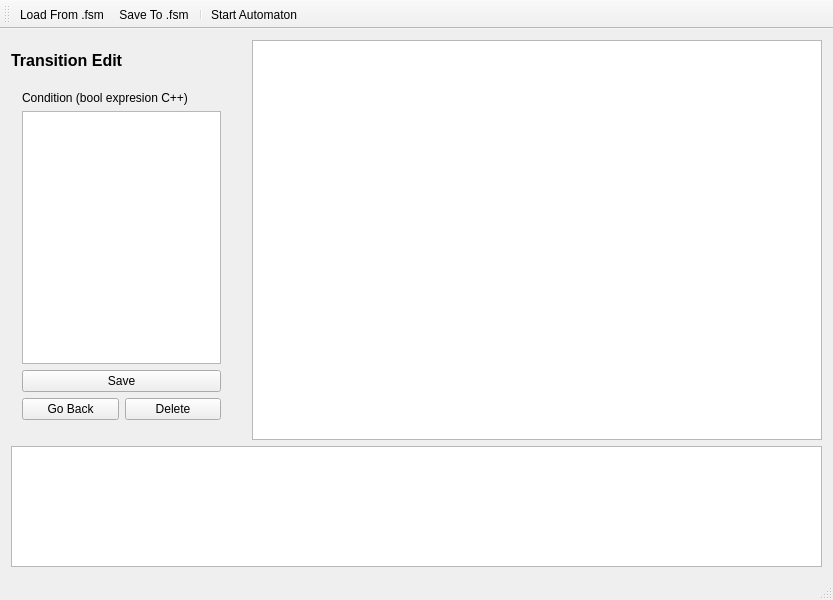
<?xml version="1.0" encoding="UTF-8"?>
<ui version="4.0">
 <class>MainWindow</class>
 <widget class="QMainWindow" name="MainWindow">
  <property name="geometry">
   <rect>
    <x>0</x>
    <y>0</y>
    <width>833</width>
    <height>600</height>
   </rect>
  </property>
  <property name="windowTitle">
   <string>FSM Tool</string>
  </property>
  <widget class="QWidget" name="centralWidget">
   <property name="sizePolicy">
    <sizepolicy hsizetype="Preferred" vsizetype="Preferred">
     <horstretch>0</horstretch>
     <verstretch>0</verstretch>
    </sizepolicy>
   </property>
   <layout class="QVBoxLayout" name="verticalLayout">
    <item>
     <layout class="QVBoxLayout" name="verticalLayout_3" stretch="4,0">
      <item>
       <layout class="QHBoxLayout" name="horizontalLayout_3" stretch="0,0">
        <property name="spacing">
         <number>6</number>
        </property>
        <property name="sizeConstraint">
         <enum>QLayout::SizeConstraint::SetDefaultConstraint</enum>
        </property>
        <property name="leftMargin">
         <number>0</number>
        </property>
        <property name="rightMargin">
         <number>0</number>
        </property>
        <item>
         <widget class="QStackedWidget" name="leftMenu">
          <property name="sizePolicy">
           <sizepolicy hsizetype="Preferred" vsizetype="Preferred">
            <horstretch>0</horstretch>
            <verstretch>0</verstretch>
           </sizepolicy>
          </property>
          <property name="currentIndex">
           <number>3</number>
          </property>
          <widget class="QWidget" name="fsmSettings">
           <property name="enabled">
            <bool>true</bool>
           </property>
           <widget class="QWidget" name="layoutWidget">
            <property name="geometry">
             <rect>
              <x>0</x>
              <y>40</y>
              <width>225</width>
              <height>351</height>
             </rect>
            </property>
            <layout class="QGridLayout" name="gridLayout">
             <property name="verticalSpacing">
              <number>3</number>
             </property>
             <item row="4" column="0">
              <layout class="QHBoxLayout" name="horizontalLayout_8">
               <item>
                <widget class="QLabel" name="label_5">
                 <property name="text">
                  <string>Variables</string>
                 </property>
                </widget>
               </item>
               <item>
                <widget class="QTextEdit" name="var"/>
               </item>
              </layout>
             </item>
             <item row="6" column="0">
              <layout class="QHBoxLayout" name="horizontalLayout_10">
               <item>
                <widget class="QPushButton" name="add_transition">
                 <property name="text">
                  <string>Add Transition</string>
                 </property>
                </widget>
               </item>
               <item>
                <widget class="QPushButton" name="add_state">
                 <property name="text">
                  <string>Add State</string>
                 </property>
                </widget>
               </item>
              </layout>
             </item>
             <item row="3" column="0">
              <layout class="QHBoxLayout" name="horizontalLayout_7">
               <item>
                <widget class="QLabel" name="label_4">
                 <property name="text">
                  <string>Outputs</string>
                 </property>
                </widget>
               </item>
               <item>
                <widget class="QTextEdit" name="out"/>
               </item>
              </layout>
             </item>
             <item row="2" column="0">
              <layout class="QHBoxLayout" name="horizontalLayout_6">
               <item>
                <widget class="QLabel" name="label_3">
                 <property name="text">
                  <string>Inputs</string>
                 </property>
                </widget>
               </item>
               <item>
                <widget class="QTextEdit" name="in"/>
               </item>
              </layout>
             </item>
             <item row="0" column="0">
              <layout class="QHBoxLayout" name="horizontalLayout_4">
               <item>
                <widget class="QLabel" name="label">
                 <property name="text">
                  <string>Name</string>
                 </property>
                </widget>
               </item>
               <item>
                <widget class="QLineEdit" name="name">
                 <property name="placeholderText">
                  <string/>
                 </property>
                </widget>
               </item>
              </layout>
             </item>
             <item row="5" column="0">
              <widget class="QPushButton" name="save_settings">
               <property name="text">
                <string>Save settings</string>
               </property>
              </widget>
             </item>
             <item row="1" column="0">
              <layout class="QHBoxLayout" name="horizontalLayout_5">
               <item>
                <widget class="QLabel" name="label_2">
                 <property name="text">
                  <string>Comment</string>
                 </property>
                </widget>
               </item>
               <item>
                <widget class="QLineEdit" name="comment"/>
               </item>
              </layout>
             </item>
            </layout>
           </widget>
           <widget class="QLabel" name="label_10">
            <property name="geometry">
             <rect>
              <x>0</x>
              <y>10</y>
              <width>201</width>
              <height>20</height>
             </rect>
            </property>
            <property name="styleSheet">
             <string notr="true">font: bold 16px;</string>
            </property>
            <property name="text">
             <string>FSM Settings</string>
            </property>
           </widget>
          </widget>
          <widget class="QWidget" name="runtime">
           <widget class="QLabel" name="label_9">
            <property name="geometry">
             <rect>
              <x>0</x>
              <y>10</y>
              <width>201</width>
              <height>20</height>
             </rect>
            </property>
            <property name="styleSheet">
             <string notr="true">font: bold 16px;</string>
            </property>
            <property name="text">
             <string>Runtime</string>
            </property>
           </widget>
           <widget class="QWidget" name="layoutWidget">
            <property name="geometry">
             <rect>
              <x>0</x>
              <y>40</y>
              <width>221</width>
              <height>72</height>
             </rect>
            </property>
            <layout class="QGridLayout" name="gridLayout_3">
             <item row="0" column="0">
              <widget class="QComboBox" name="updateInputVariable">
               <property name="toolTip">
                <string>Select input type</string>
               </property>
              </widget>
             </item>
             <item row="1" column="0">
              <layout class="QGridLayout" name="gridLayout_2">
               <item row="0" column="0">
                <widget class="QLineEdit" name="updateInputValue">
                 <property name="toolTip">
                  <string>Enter input value</string>
                 </property>
                 <property name="placeholderText">
                  <string>Enter integer value</string>
                 </property>
                </widget>
               </item>
               <item row="0" column="1">
                <widget class="QPushButton" name="updateInputButton">
                 <property name="toolTip">
                  <string>Inject the selected input</string>
                 </property>
                 <property name="text">
                  <string>Update</string>
                 </property>
                </widget>
               </item>
              </layout>
             </item>
            </layout>
           </widget>
           <widget class="QPushButton" name="terminateButton">
            <property name="geometry">
             <rect>
              <x>0</x>
              <y>350</y>
              <width>221</width>
              <height>51</height>
             </rect>
            </property>
            <property name="text">
             <string>Terminate</string>
            </property>
           </widget>
           <widget class="QLabel" name="label_11">
            <property name="geometry">
             <rect>
              <x>0</x>
              <y>120</y>
              <width>201</width>
              <height>20</height>
             </rect>
            </property>
            <property name="styleSheet">
             <string notr="true">font: bold 14px;</string>
            </property>
            <property name="text">
             <string>Inputs</string>
            </property>
           </widget>
           <widget class="QLabel" name="label_14">
            <property name="geometry">
             <rect>
              <x>0</x>
              <y>240</y>
              <width>201</width>
              <height>20</height>
             </rect>
            </property>
            <property name="styleSheet">
             <string notr="true">font: bold 14px;</string>
            </property>
            <property name="text">
             <string>Outputs</string>
            </property>
           </widget>
           <widget class="QTableWidget" name="inputTable">
            <property name="enabled">
             <bool>true</bool>
            </property>
            <property name="geometry">
             <rect>
              <x>0</x>
              <y>140</y>
              <width>221</width>
              <height>91</height>
             </rect>
            </property>
            <property name="horizontalScrollBarPolicy">
             <enum>Qt::ScrollBarPolicy::ScrollBarAlwaysOff</enum>
            </property>
            <property name="editTriggers">
             <set>QAbstractItemView::EditTrigger::NoEditTriggers</set>
            </property>
            <property name="columnCount">
             <number>2</number>
            </property>
            <column/>
            <column/>
           </widget>
           <widget class="QTableWidget" name="outputTable">
            <property name="geometry">
             <rect>
              <x>0</x>
              <y>260</y>
              <width>221</width>
              <height>91</height>
             </rect>
            </property>
            <property name="horizontalScrollBarPolicy">
             <enum>Qt::ScrollBarPolicy::ScrollBarAlwaysOff</enum>
            </property>
            <property name="editTriggers">
             <set>QAbstractItemView::EditTrigger::NoEditTriggers</set>
            </property>
            <property name="columnCount">
             <number>2</number>
            </property>
            <column/>
            <column/>
           </widget>
          </widget>
          <widget class="QWidget" name="stateEdit">
           <widget class="QLabel" name="label_7">
            <property name="geometry">
             <rect>
              <x>0</x>
              <y>10</y>
              <width>201</width>
              <height>20</height>
             </rect>
            </property>
            <property name="styleSheet">
             <string notr="true">font: bold 16px;</string>
            </property>
            <property name="text">
             <string>State Edit</string>
            </property>
           </widget>
           <widget class="QWidget" name="layoutWidget">
            <property name="geometry">
             <rect>
              <x>0</x>
              <y>40</y>
              <width>221</width>
              <height>351</height>
             </rect>
            </property>
            <layout class="QGridLayout" name="gridLayout_5">
             <item row="1" column="0">
              <layout class="QHBoxLayout" name="horizontalLayout_9">
               <item>
                <widget class="QLabel" name="label_6">
                 <property name="text">
                  <string>Name</string>
                 </property>
                </widget>
               </item>
               <item>
                <widget class="QLineEdit" name="state_name">
                 <property name="placeholderText">
                  <string/>
                 </property>
                </widget>
               </item>
              </layout>
             </item>
             <item row="2" column="0">
              <layout class="QGridLayout" name="gridLayout_4">
               <item row="5" column="0">
                <widget class="QPushButton" name="save_state_edit">
                 <property name="text">
                  <string>Save</string>
                 </property>
                </widget>
               </item>
               <item row="1" column="0">
                <widget class="QLabel" name="label_8">
                 <property name="text">
                  <string>State Action (C++ code)</string>
                 </property>
                 <property name="alignment">
                  <set>Qt::AlignmentFlag::AlignLeading|Qt::AlignmentFlag::AlignLeft|Qt::AlignmentFlag::AlignVCenter</set>
                 </property>
                </widget>
               </item>
               <item row="3" column="0">
                <widget class="QTextEdit" name="state_action"/>
               </item>
               <item row="4" column="0">
                <widget class="QPushButton" name="set_start_state">
                 <property name="minimumSize">
                  <size>
                   <width>0</width>
                   <height>32</height>
                  </size>
                 </property>
                 <property name="text">
                  <string>Set As Start</string>
                 </property>
                </widget>
               </item>
              </layout>
             </item>
             <item row="4" column="0">
              <layout class="QHBoxLayout" name="horizontalLayout">
               <item>
                <widget class="QPushButton" name="back_state_edit">
                 <property name="enabled">
                  <bool>true</bool>
                 </property>
                 <property name="autoFillBackground">
                  <bool>false</bool>
                 </property>
                 <property name="text">
                  <string>Go Back</string>
                 </property>
                </widget>
               </item>
               <item>
                <widget class="QPushButton" name="delete_state">
                 <property name="styleSheet">
                  <string notr="true"/>
                 </property>
                 <property name="text">
                  <string>Delete</string>
                 </property>
                </widget>
               </item>
              </layout>
             </item>
            </layout>
           </widget>
          </widget>
          <widget class="QWidget" name="transitionEdit">
           <widget class="QWidget" name="layoutWidget_2">
            <property name="geometry">
             <rect>
              <x>0</x>
              <y>40</y>
              <width>221</width>
              <height>351</height>
             </rect>
            </property>
            <layout class="QGridLayout" name="gridLayout_6">
             <item row="3" column="0">
              <layout class="QHBoxLayout" name="horizontalLayout_2">
               <item>
                <widget class="QPushButton" name="back_transition_edit">
                 <property name="enabled">
                  <bool>true</bool>
                 </property>
                 <property name="autoFillBackground">
                  <bool>false</bool>
                 </property>
                 <property name="text">
                  <string>Go Back</string>
                 </property>
                </widget>
               </item>
               <item>
                <widget class="QPushButton" name="delete_transition">
                 <property name="styleSheet">
                  <string notr="true"/>
                 </property>
                 <property name="text">
                  <string>Delete</string>
                 </property>
                </widget>
               </item>
              </layout>
             </item>
             <item row="1" column="0">
              <layout class="QGridLayout" name="gridLayout_7">
               <item row="4" column="0">
                <widget class="QPushButton" name="save_transition_edit">
                 <property name="text">
                  <string>Save</string>
                 </property>
                </widget>
               </item>
               <item row="1" column="0">
                <widget class="QLabel" name="label_12">
                 <property name="text">
                  <string>Condition (bool expresion C++)</string>
                 </property>
                 <property name="alignment">
                  <set>Qt::AlignmentFlag::AlignLeading|Qt::AlignmentFlag::AlignLeft|Qt::AlignmentFlag::AlignVCenter</set>
                 </property>
                </widget>
               </item>
               <item row="3" column="0">
                <widget class="QTextEdit" name="transition_condition"/>
               </item>
              </layout>
             </item>
            </layout>
           </widget>
           <widget class="QLabel" name="label_13">
            <property name="geometry">
             <rect>
              <x>0</x>
              <y>10</y>
              <width>201</width>
              <height>20</height>
             </rect>
            </property>
            <property name="styleSheet">
             <string notr="true">font: bold 16px;</string>
            </property>
            <property name="text">
             <string>Transition Edit</string>
            </property>
           </widget>
          </widget>
         </widget>
        </item>
        <item>
         <widget class="QGraphicsView" name="diagram_view">
          <property name="enabled">
           <bool>true</bool>
          </property>
          <property name="sizePolicy">
           <sizepolicy hsizetype="Expanding" vsizetype="Expanding">
            <horstretch>0</horstretch>
            <verstretch>0</verstretch>
           </sizepolicy>
          </property>
          <property name="minimumSize">
           <size>
            <width>570</width>
            <height>400</height>
           </size>
          </property>
          <property name="sizeIncrement">
           <size>
            <width>1</width>
            <height>1</height>
           </size>
          </property>
          <property name="verticalScrollBarPolicy">
           <enum>Qt::ScrollBarPolicy::ScrollBarAlwaysOff</enum>
          </property>
          <property name="horizontalScrollBarPolicy">
           <enum>Qt::ScrollBarPolicy::ScrollBarAlwaysOff</enum>
          </property>
          <property name="interactive">
           <bool>true</bool>
          </property>
          <property name="viewportUpdateMode">
           <enum>QGraphicsView::ViewportUpdateMode::FullViewportUpdate</enum>
          </property>
         </widget>
        </item>
       </layout>
      </item>
      <item>
       <widget class="QTextEdit" name="logDisplay"/>
      </item>
     </layout>
    </item>
   </layout>
  </widget>
  <widget class="QToolBar" name="toolBar">
   <property name="windowTitle">
    <string>Tools</string>
   </property>
   <attribute name="toolBarArea">
    <enum>TopToolBarArea</enum>
   </attribute>
   <attribute name="toolBarBreak">
    <bool>false</bool>
   </attribute>
   <addaction name="load_act"/>
   <addaction name="save_act"/>
   <addaction name="separator"/>
   <addaction name="start_act"/>
  </widget>
  <widget class="QStatusBar" name="statusBar"/>
  <action name="load_act">
   <property name="text">
    <string>Load From .fsm</string>
   </property>
   <property name="toolTip">
    <string>Load an FSM file</string>
   </property>
  </action>
  <action name="save_act">
   <property name="text">
    <string>Save To .fsm</string>
   </property>
   <property name="toolTip">
    <string>Save the current FSM</string>
   </property>
  </action>
  <action name="create_act">
   <property name="enabled">
    <bool>true</bool>
   </property>
   <property name="text">
    <string>Create New</string>
   </property>
   <property name="toolTip">
    <string>Generate C++ code for the FSM</string>
   </property>
  </action>
  <action name="start_act">
   <property name="checkable">
    <bool>false</bool>
   </property>
   <property name="text">
    <string>Start Automaton</string>
   </property>
   <property name="toolTip">
    <string>Starts the defined fsm</string>
   </property>
  </action>
 </widget>
 <layoutdefault spacing="6" margin="11"/>
 <resources/>
 <connections/>
</ui>
